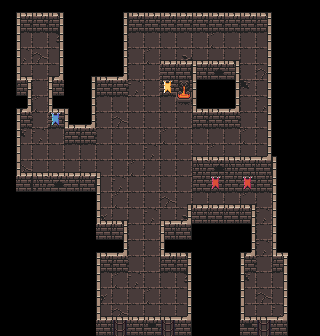

A level layout from a 2D game, rendered from its tile map. Below: a short description, then the map file with tile-grid data replaced by summaries:
An orthogonal 20x21 tile map with 16x16 px tiles, 5 tile layers (ground, background, foreground, foreground2, ...) and 18 objects (4x EASY, 3x CHEST_COMMON, 3x MEDIUM, PLAYER, EXIT, ...).

<map version="1.5" tiledversion="1.6.0" orientation="orthogonal" renderorder="right-down" width="20" height="21" tilewidth="16" tileheight="16" infinite="0" nextlayerid="10" nextobjectid="45">
 <properties>
  <property name="musicFilePath" value="audio/music/Try and Solve This.ogg" />
 </properties>
 <tileset firstgid="1" source="../tileset1.tsx" />
 <layer id="1" name="ground" width="20" height="21">
  <data>[420 cells, 191 non-empty, 14 distinct tile ids]</data>
 </layer>
 <layer id="4" name="background" width="20" height="21">
  <data>[420 cells, 0 non-empty, 0 distinct tile ids]</data>
 </layer>
 <layer id="9" name="foreground" width="20" height="21">
  <properties>
   <property name="z" type="int" value="1" />
  </properties>
  <data>[420 cells, 144 non-empty, 12 distinct tile ids]</data>
 </layer>
 <layer id="2" name="foreground2" width="20" height="21">
  <properties>
   <property name="z" type="int" value="1" />
  </properties>
  <data>[420 cells, 13 non-empty, 4 distinct tile ids]</data>
 </layer>
 <layer id="3" name="foreground3" width="20" height="21">
  <properties>
   <property name="z" type="int" value="1" />
  </properties>
  <data>[420 cells, 2 non-empty, 1 distinct tile ids]</data>
 </layer>
 <objectgroup id="5" name="collision">
  <properties>
   <property name="collisionLayer" type="bool" value="true" />
  </properties>
  <object id="41" x="20.8182" y="31.4545">
   <polyline points="0,0 38.6364,0.545455 38.7273,44.7273 27.3636,44.9091 27.3636,96.1818 43.1818,96.5455 43.1818,112.545 75.1818,112.545 75.1818,64.5455 107.182,64.5455 107.182,0.545455 245.909,0.545455 247,144.364 171.818,144.455" />
  </object>
  <object id="42" x="160.25" y="79.125">
   <polyline points="0,0 79.75,0.875 79.75,48.875 31.75,48.875 31.75,16.875 -0.25,16.875 -0.25,0.875" />
  </object>
  <object id="43" x="20.875" y="32.125">
   <polyline points="0,0 -0.125,44.25 11.75,44.5 11.125,95.875 0,95.75 -0.375,159.75 79.5,160 79.5,206.875 107.125,207.875 107.125,239.875 79.75,239.875 79.5,303.375 166.375,302.875 166.5,239.25 139.125,239.875 139.125,207.875 171.125,207.875 171.125,191.875 235.125,191.875 235.125,239.875 223.5,240 223.875,303.625 262,303.5 262.375,239.25 251.125,239.875 251.125,159.875 171.125,159.875 171.125,143.875" />
  </object>
 </objectgroup>
 <objectgroup id="6" name="entities">
  <object id="6" name="PLAYER" x="39.713" y="56.4629">
   <point />
  </object>
  <object id="7" name="EXIT" x="256" y="288" width="16.0678" height="16.0153" />
  <object id="8" name="CHEST_COMMON" x="119.489" y="316.461">
   <point />
  </object>
  <object id="26" name="SHOP" x="21.9087" y="172.723">
   <point />
  </object>
  <object id="32" name="REAPER" x="46.5076" y="143.603">
   <point />
  </object>
  <object id="33" name="CHEST_COMMON" x="168.288" y="315.946">
   <point />
  </object>
  <object id="37" name="CHEST_RARE" x="248.5" y="47.3333">
   <point />
  </object>
  <object id="44" name="CHEST_COMMON" x="135.75" y="160">
   <point />
  </object>
 </objectgroup>
 <objectgroup color="#ff0000" id="7" name="enemies">
  <object id="20" name="GOBLIN" type="MEDIUM" x="96.6382" y="165.113">
   <point />
  </object>
  <object id="30" name="GOBLIN" type="EASY" x="97.1107" y="186.714">
   <point />
  </object>
  <object id="34" name="CHORT" type="EASY" x="134.843" y="255.691">
   <point />
  </object>
  <object id="35" name="IMP" type="EASY" x="150.238" y="243.216">
   <point />
  </object>
  <object id="36" name="SKELET" type="EASY" x="264.333" y="272.667">
   <point />
  </object>
  <object id="38" name="GOBLIN" type="MEDIUM" x="146.917" y="76.5">
   <point />
  </object>
  <object id="39" name="CHORT" type="MEDIUM" x="254" y="102.333">
   <point />
  </object>
 </objectgroup>
</map>
